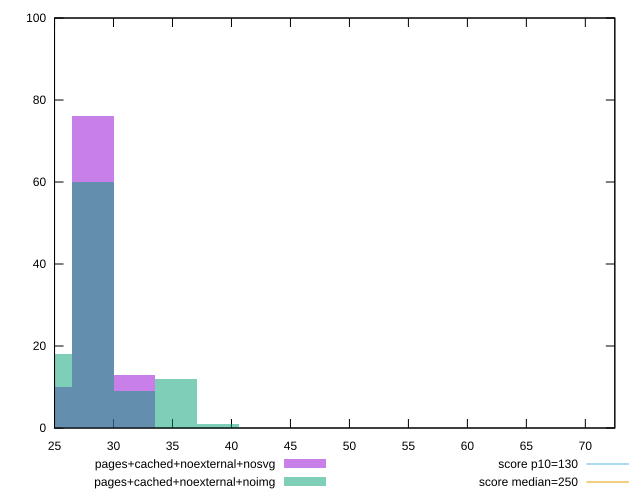

Source code (gnuplot):
reset

$pagesCachedNoexternalNosvg <<EOF
28.2573024045847 76
24.725139604011613 10
74.17541881203483 1
31.789465205157786 13
EOF

$pagesCachedNoexternalNoimg <<EOF
28.2573024045847 60
31.789465205157786 9
24.725139604011613 18
35.32162800573087 12
38.85379080630396 1
EOF

set key outside below
set boxwidth 3.5321628005730874
set xrange [25:72.5]
set yrange [0:100]
set trange [0:100]
set style fill transparent solid 0.5 noborder

set parametric
set terminal svg size 640, 500 enhanced background rgb 'white'
set output "report_00008_2021-01-22T20:58:29.167/max-potential-fid/comparison/histogram/7_vs_8.svg"

plot $pagesCachedNoexternalNosvg title "pages+cached+noexternal+nosvg" with boxes, \
     $pagesCachedNoexternalNoimg title "pages+cached+noexternal+noimg" with boxes, \
     130,t title "score p10=130", \
     250,t title "score median=250"

reset
